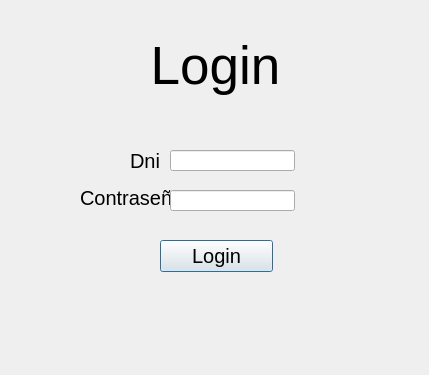
<?xml version="1.0" encoding="UTF-8"?>
<ui version="4.0">
 <class>Dialog</class>
 <widget class="QDialog" name="Dialog">
  <property name="geometry">
   <rect>
    <x>0</x>
    <y>0</y>
    <width>429</width>
    <height>375</height>
   </rect>
  </property>
  <property name="windowTitle">
   <string>Login Timerson</string>
  </property>
  <widget class="QLabel" name="labelDni">
   <property name="geometry">
    <rect>
     <x>130</x>
     <y>150</y>
     <width>31</width>
     <height>21</height>
    </rect>
   </property>
   <property name="font">
    <font>
     <pointsize>15</pointsize>
    </font>
   </property>
   <property name="text">
    <string>Dni</string>
   </property>
  </widget>
  <widget class="QLabel" name="labelCon">
   <property name="geometry">
    <rect>
     <x>80</x>
     <y>190</y>
     <width>91</width>
     <height>16</height>
    </rect>
   </property>
   <property name="font">
    <font>
     <pointsize>15</pointsize>
    </font>
   </property>
   <property name="text">
    <string>Contraseña</string>
   </property>
  </widget>
  <widget class="QLineEdit" name="lineEditDni">
   <property name="geometry">
    <rect>
     <x>170</x>
     <y>150</y>
     <width>125</width>
     <height>21</height>
    </rect>
   </property>
  </widget>
  <widget class="QLineEdit" name="lineEditCon">
   <property name="geometry">
    <rect>
     <x>170</x>
     <y>190</y>
     <width>125</width>
     <height>21</height>
    </rect>
   </property>
  </widget>
  <widget class="QPushButton" name="pushButtonLogin">
   <property name="enabled">
    <bool>true</bool>
   </property>
   <property name="geometry">
    <rect>
     <x>160</x>
     <y>240</y>
     <width>113</width>
     <height>32</height>
    </rect>
   </property>
   <property name="font">
    <font>
     <pointsize>15</pointsize>
    </font>
   </property>
   <property name="text">
    <string>Login</string>
   </property>
  </widget>
  <widget class="QLabel" name="label">
   <property name="geometry">
    <rect>
     <x>100</x>
     <y>30</y>
     <width>231</width>
     <height>71</height>
    </rect>
   </property>
   <property name="font">
    <font>
     <pointsize>40</pointsize>
    </font>
   </property>
   <property name="text">
    <string>Login</string>
   </property>
   <property name="alignment">
    <set>Qt::AlignCenter</set>
   </property>
  </widget>
 </widget>
 <resources/>
 <connections/>
</ui>
